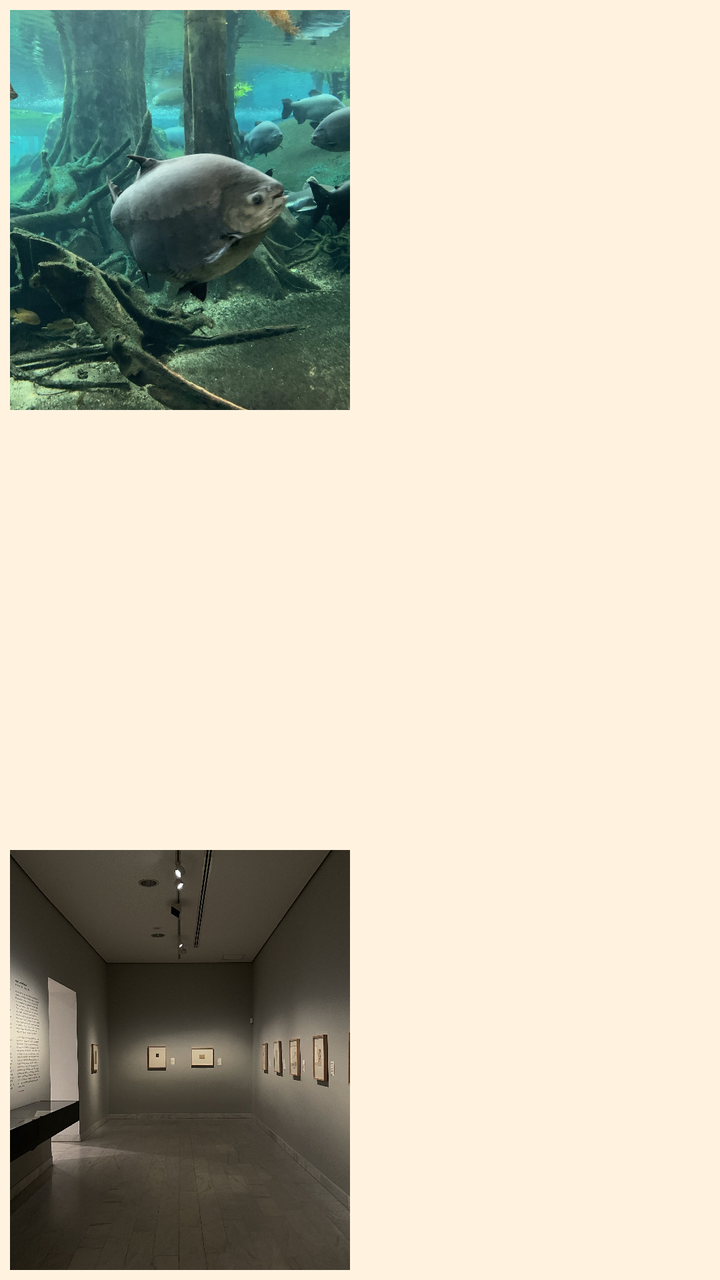
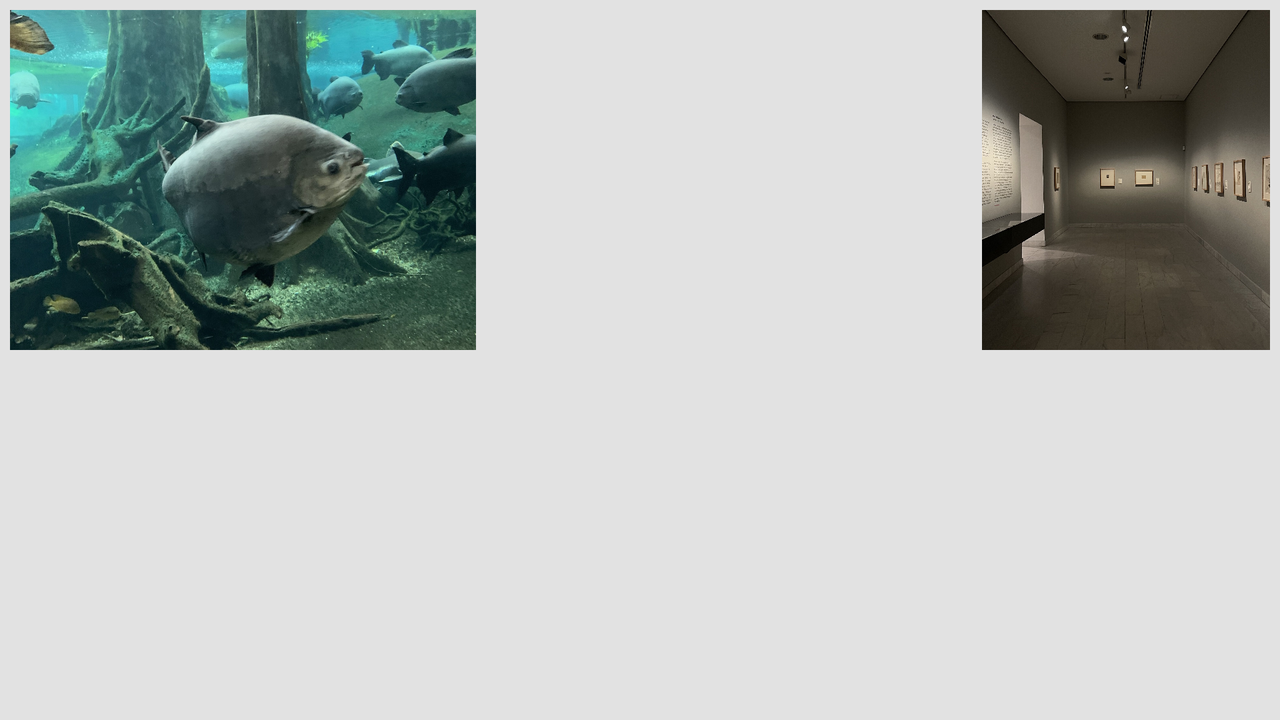

The same Android screen from two of the app's own layout files: first res/layout/ as a phone draws it, then the repository's variant for another configuration, drawn on a device whose configuration selects that folder. Both files follow.
<!-- AndroidManifest.xml: application theme Theme.Flip_and_swap_arnau -->
<!-- res/layout/activity_main.xml -->
<?xml version="1.0" encoding="utf-8"?>
<androidx.constraintlayout.widget.ConstraintLayout xmlns:android="http://schemas.android.com/apk/res/android"
    xmlns:app="http://schemas.android.com/apk/res-auto"
    xmlns:tools="http://schemas.android.com/tools"
    android:layout_width="match_parent"
    android:layout_height="match_parent"
    tools:context=".MainActivity">

    <RelativeLayout
        android:layout_width="match_parent"
        android:layout_height="match_parent"
        android:background="#fff3e0"
        app:layout_constraintStart_toStartOf="parent"
        app:layout_constraintTop_toTopOf="parent">

        <LinearLayout
            android:id="@+id/linear1"
            android:layout_width="match_parent"
            android:layout_height="wrap_content"
            android:layout_marginStart="0dp"
            android:orientation="horizontal"
            android:baselineAligned="false">

            <RelativeLayout
                android:layout_width="match_parent"
                android:layout_height="wrap_content"
                android:layout_weight="1"
                android:padding="5dp">

                <ImageView
                    android:id="@+id/image1"
                    android:layout_width="match_parent"
                    android:layout_height="200dp"
                    android:scaleType="centerCrop"
                    app:srcCompat="@drawable/cosmo_caixa" />

                <RelativeLayout
                    android:id="@+id/relative1"
                    android:layout_width="match_parent"
                    android:layout_height="200dp"
                    android:alpha="0"
                    android:background="#86FFF3E0">

                    <TextView
                        android:id="@+id/title_image1"
                        android:layout_width="wrap_content"
                        android:layout_height="wrap_content"
                        android:layout_marginStart="10dp"
                        android:layout_marginTop="50dp"
                        android:fontFamily="sans-serif-black"
                        android:text="@string/title_image1"
                        android:textColor="#090909"
                        android:textSize="16sp" />

                    <TextView
                        android:id="@+id/subtitle_image1"
                        android:layout_width="wrap_content"
                        android:layout_height="wrap_content"
                        android:layout_below="@id/title_image1"
                        android:layout_marginStart="10dp"
                        android:layout_marginTop="5dp"
                        android:fontFamily="sans-serif-medium"
                        android:text="@string/subtitle_image1"
                        android:textColor="#000000" />

                    <Button
                        android:id="@+id/button1"
                        android:layout_width="wrap_content"
                        android:layout_height="wrap_content"
                        android:layout_below="@id/subtitle_image1"
                        android:layout_marginStart="20dp"
                        android:layout_marginTop="10dp"
                        android:backgroundTint="#FFE8C4"
                        android:text="@string/buttons"
                        android:textColor="#4E4E4E"
                        tools:ignore="DuplicateSpeakableTextCheck" />
                </RelativeLayout>

            </RelativeLayout>

            <RelativeLayout
                android:layout_width="match_parent"
                android:layout_height="wrap_content"
                android:layout_weight="1"
                android:padding="5dp">

                <ImageView
                    android:id="@+id/image2"
                    android:layout_width="match_parent"
                    android:layout_height="200dp"
                    android:scaleType="centerCrop"
                    app:srcCompat="@drawable/jardi_botanic" />

                <RelativeLayout
                    android:id="@+id/relative2"
                    android:layout_width="match_parent"
                    android:layout_height="200dp"
                    android:alpha="0"
                    android:background="#86FFF3E0">

                    <TextView
                        android:id="@+id/title_image2"
                        android:layout_width="wrap_content"
                        android:layout_height="wrap_content"
                        android:layout_marginStart="10dp"
                        android:layout_marginTop="50dp"
                        android:fontFamily="sans-serif-black"
                        android:text="@string/title_image2"
                        android:textColor="#090909"
                        android:textSize="16sp" />

                    <TextView
                        android:id="@+id/subtitle_image2"
                        android:layout_width="wrap_content"
                        android:layout_height="wrap_content"
                        android:layout_below="@id/title_image2"
                        android:layout_marginStart="10dp"
                        android:layout_marginTop="5dp"
                        android:fontFamily="sans-serif-medium"
                        android:text="@string/subtitle_image2"
                        android:textColor="#000000" />

                    <Button
                        android:id="@+id/button2"
                        android:layout_width="wrap_content"
                        android:layout_height="wrap_content"
                        android:layout_below="@id/subtitle_image2"
                        android:layout_marginStart="20dp"
                        android:layout_marginTop="10dp"
                        android:backgroundTint="#FFE8C4"
                        android:text="@string/buttons"
                        android:textColor="#4E4E4E" />
                </RelativeLayout>

            </RelativeLayout>
        </LinearLayout>

        <LinearLayout
            android:id="@+id/linear2"
            android:layout_width="match_parent"
            android:layout_height="wrap_content"
            android:layout_below="@id/linear1"
            android:orientation="horizontal"
            android:baselineAligned="false">

            <RelativeLayout
                android:layout_width="0dp"
                android:layout_height="match_parent"
                android:layout_weight="1"
                android:padding="5dp">

                <ImageView
                    android:id="@+id/image3"
                    android:layout_width="wrap_content"
                    android:layout_height="200dp"
                    android:scaleType="centerCrop"
                    app:srcCompat="@drawable/teatre_grec" />

                <RelativeLayout
                    android:id="@+id/relative3"
                    android:layout_width="match_parent"
                    android:layout_height="200dp"
                    android:alpha="0"
                    android:background="#86FFF3E0">

                    <TextView
                        android:id="@+id/title_image3"
                        android:layout_width="wrap_content"
                        android:layout_height="wrap_content"
                        android:layout_centerInParent="false"
                        android:layout_centerHorizontal="true"
                        android:layout_marginStart="10dp"
                        android:layout_marginTop="50dp"
                        android:fontFamily="sans-serif-black"
                        android:text="@string/title_image3"
                        android:textColor="#090909"
                        android:textSize="16sp" />

                    <TextView
                        android:id="@+id/subtitle_image3"
                        android:layout_width="wrap_content"
                        android:layout_height="wrap_content"
                        android:layout_below="@id/title_image3"
                        android:layout_centerHorizontal="true"
                        android:layout_marginStart="10dp"
                        android:layout_marginTop="5dp"
                        android:fontFamily="sans-serif-medium"
                        android:text="@string/subtitle_image3"
                        android:textColor="#000000" />

                    <Button
                        android:id="@+id/button3"
                        android:layout_width="wrap_content"
                        android:layout_height="wrap_content"
                        android:layout_below="@id/subtitle_image3"
                        android:layout_centerHorizontal="true"
                        android:layout_marginStart="20dp"
                        android:layout_marginTop="10dp"
                        android:backgroundTint="#FFE8C4"
                        android:text="@string/buttons"
                        android:textColor="#4E4E4E" />

                </RelativeLayout>

            </RelativeLayout>
        </LinearLayout>

        <LinearLayout
            android:id="@+id/linear3"
            android:layout_width="match_parent"
            android:layout_height="wrap_content"
            android:layout_below="@id/linear2"
            android:orientation="horizontal"
            android:baselineAligned="false">

            <RelativeLayout
                android:layout_width="0dp"
                android:layout_height="wrap_content"
                android:layout_weight="1"
                android:padding="5dp">

                <ImageView
                    android:id="@+id/image4"
                    android:layout_width="match_parent"
                    android:layout_height="wrap_content"
                    android:scaleType="centerCrop"
                    app:srcCompat="@drawable/museu_picasso" />

                <RelativeLayout
                    android:id="@+id/relative4"
                    android:layout_width="match_parent"
                    android:layout_height="match_parent"
                    android:alpha="0"
                    android:background="#86FFF3E0">

                    <TextView
                        android:id="@+id/title_image4"
                        android:layout_width="wrap_content"
                        android:layout_height="wrap_content"
                        android:layout_marginStart="10dp"
                        android:layout_marginTop="50dp"
                        android:fontFamily="sans-serif-black"
                        android:text="@string/title_image4"
                        android:textColor="#090909"
                        android:textSize="16sp" />

                    <TextView
                        android:id="@+id/subtitle_image4"
                        android:layout_width="wrap_content"
                        android:layout_height="wrap_content"
                        android:layout_below="@id/title_image4"
                        android:layout_centerHorizontal="false"
                        android:layout_marginStart="10dp"
                        android:layout_marginTop="5dp"
                        android:fontFamily="sans-serif-medium"
                        android:text="@string/subtitle_image4"
                        android:textColor="#000000" />

                    <Button
                        android:id="@+id/button4"
                        android:layout_width="wrap_content"
                        android:layout_height="wrap_content"
                        android:layout_below="@id/subtitle_image4"
                        android:layout_centerHorizontal="false"
                        android:layout_marginStart="20dp"
                        android:layout_marginTop="10dp"
                        android:backgroundTint="#FFE8C4"
                        android:text="@string/buttons"
                        android:textColor="#4E4E4E" />

                </RelativeLayout>

            </RelativeLayout>

            <RelativeLayout
                android:layout_width="0dp"
                android:layout_height="match_parent"
                android:layout_weight="1"
                android:padding="5dp">

                <ImageView
                    android:id="@+id/image5"
                    android:layout_width="wrap_content"
                    android:layout_height="wrap_content"
                    android:scaleType="centerCrop"
                    app:srcCompat="@drawable/museu_del_disseny" />

                <RelativeLayout
                    android:id="@+id/relative5"
                    android:layout_width="match_parent"
                    android:layout_height="match_parent"
                    android:alpha="0"
                    android:background="#86FFF3E0">

                    <TextView
                        android:id="@+id/title_image5"
                        android:layout_width="wrap_content"
                        android:layout_height="wrap_content"
                        android:layout_marginStart="10dp"
                        android:layout_marginTop="50dp"
                        android:fontFamily="sans-serif-black"
                        android:text="@string/title_image5"
                        android:textColor="#090909"
                        android:textSize="16sp" />

                    <TextView
                        android:id="@+id/subtitle_image5"
                        android:layout_width="wrap_content"
                        android:layout_height="wrap_content"
                        android:layout_below="@id/title_image5"
                        android:layout_centerHorizontal="false"
                        android:layout_marginStart="10dp"
                        android:layout_marginTop="5dp"
                        android:fontFamily="sans-serif-medium"
                        android:text="@string/subtitle_image5"
                        android:textColor="#000000" />

                    <Button
                        android:id="@+id/button5"
                        android:layout_width="wrap_content"
                        android:layout_height="wrap_content"
                        android:layout_below="@id/subtitle_image5"
                        android:layout_centerHorizontal="false"
                        android:layout_marginStart="20dp"
                        android:layout_marginTop="10dp"
                        android:backgroundTint="#FFE8C4"
                        android:text="@string/buttons"
                        android:textColor="#4E4E4E" />

                </RelativeLayout>

            </RelativeLayout>
        </LinearLayout>
    </RelativeLayout>
</androidx.constraintlayout.widget.ConstraintLayout>
<!-- resources referenced by this layout -->
<resources>
  <!-- drawable cosmo_caixa: jpg bitmap (drawable, 812098 bytes) -->
  <!-- drawable museu_picasso: jpg bitmap (drawable, 1008702 bytes) -->
  <string name="buttons">VISITAR</string>
  <string name="subtitle_image1">+INFO: 932 12 60 50</string>
  <string name="subtitle_image2">+INFO: 932 56 41 60</string>
  <string name="subtitle_image3">+INFO: 933 161 000</string>
  <string name="subtitle_image4">+INFO: 932 56 30 00</string>
  <string name="subtitle_image5">+INFO: 932 56 68 00</string>
  <string name="title_image1">Cosmo Caixa</string>
  <string name="title_image2">Jardí Botànic</string>
  <string name="title_image3">Jardins del Teatre Grec</string>
  <string name="title_image4">Museu Picasso</string>
  <string name="title_image5">Museu del Disseny</string>
  <style name="Theme.Flip_and_swap_arnau" parent="Theme.MaterialComponents.DayNight.DarkActionBar">
          
          <item name="colorPrimary">@color/primaryColor</item>
          <item name="colorPrimaryVariant">@color/primaryDarkColor</item>
          <item name="colorOnPrimary">#781C00</item>
          
          <item name="colorSecondary">@color/secondaryColor</item>
          <item name="colorSecondaryVariant">@color/secondaryDarkColor</item>
          <item name="colorOnSecondary">#FFD085</item>
          
          <item name="android:statusBarColor" tools:targetApi="l">?attr/colorPrimaryVariant</item>
          
      </style>
  <color name="primaryColor">#f57f17</color>
  <color name="primaryDarkColor">#bc5100</color>
  <color name="secondaryColor">#ffb74d</color>
  <color name="secondaryDarkColor">#c88719</color>
</resources>
<!-- res/layout-land/activity_main.xml (the repository's variant of the layout above) -->
<!-- drawn on the phone turned sideways -->
<?xml version="1.0" encoding="utf-8"?>
<androidx.constraintlayout.widget.ConstraintLayout xmlns:android="http://schemas.android.com/apk/res/android"
    xmlns:app="http://schemas.android.com/apk/res-auto"
    xmlns:tools="http://schemas.android.com/tools"
    android:layout_width="match_parent"
    android:layout_height="match_parent"
    tools:context=".MainActivity">

    <RelativeLayout
        android:layout_width="match_parent"
        android:layout_height="match_parent"
        android:background="#DADDDDDD"
        app:layout_constraintStart_toStartOf="parent"
        app:layout_constraintTop_toTopOf="parent">

        <LinearLayout
            android:id="@+id/linear1"
            android:layout_width="243dp"
            android:layout_height="match_parent"
            android:orientation="vertical">

            <RelativeLayout
                android:layout_width="match_parent"
                android:layout_height="match_parent"
                android:layout_weight="1"
                android:padding="5dp">

                <ImageView
                    android:id="@+id/image1"
                    android:layout_width="match_parent"
                    android:layout_height="match_parent"
                    android:scaleType="centerCrop"
                    app:srcCompat="@drawable/cosmo_caixa" />

                <RelativeLayout
                    android:id="@+id/relative1"
                    android:layout_width="match_parent"
                    android:layout_height="200dp"
                    android:alpha="0"
                    android:background="#86FFF3E0">

                    <TextView
                        android:id="@+id/title_image1"
                        android:layout_width="wrap_content"
                        android:layout_height="wrap_content"
                        android:layout_marginStart="10dp"
                        android:layout_marginTop="50dp"
                        android:fontFamily="sans-serif-black"
                        android:text="@string/title_image1"
                        android:textColor="#090909"
                        android:textSize="16sp" />

                    <TextView
                        android:id="@+id/subtitle_image1"
                        android:layout_width="wrap_content"
                        android:layout_height="wrap_content"
                        android:layout_below="@id/title_image1"
                        android:layout_marginStart="10dp"
                        android:layout_marginTop="5dp"
                        android:fontFamily="sans-serif-medium"
                        android:text="@string/subtitle_image1"
                        android:textColor="#000000" />

                    <Button
                        android:id="@+id/button1"
                        android:layout_width="wrap_content"
                        android:layout_height="wrap_content"
                        android:layout_below="@id/subtitle_image1"
                        android:layout_marginStart="20dp"
                        android:layout_marginTop="10dp"
                        android:backgroundTint="#FFE8C4"
                        android:text="@string/buttons"
                        android:textColor="#4E4E4E"
                        tools:ignore="DuplicateSpeakableTextCheck" />
                </RelativeLayout>

            </RelativeLayout>

            <RelativeLayout
                android:layout_width="match_parent"
                android:layout_height="match_parent"
                android:layout_weight="1"
                android:padding="5dp">

                <ImageView
                    android:id="@+id/image2"
                    android:layout_width="match_parent"
                    android:layout_height="match_parent"
                    android:scaleType="centerCrop"
                    app:srcCompat="@drawable/jardi_botanic" />

                <RelativeLayout
                    android:id="@+id/relative2"
                    android:layout_width="match_parent"
                    android:layout_height="200dp"
                    android:alpha="0"
                    android:background="#86FFF3E0">

                    <TextView
                        android:id="@+id/title_image2"
                        android:layout_width="wrap_content"
                        android:layout_height="wrap_content"
                        android:layout_marginStart="10dp"
                        android:layout_marginTop="50dp"
                        android:fontFamily="sans-serif-black"
                        android:text="@string/title_image2"
                        android:textColor="#090909"
                        android:textSize="16sp" />

                    <TextView
                        android:id="@+id/subtitle_image2"
                        android:layout_width="wrap_content"
                        android:layout_height="wrap_content"
                        android:layout_below="@id/title_image2"
                        android:layout_marginStart="10dp"
                        android:layout_marginTop="5dp"
                        android:fontFamily="sans-serif-medium"
                        android:text="@string/subtitle_image2"
                        android:textColor="#000000" />

                    <Button
                        android:id="@+id/button2"
                        android:layout_width="wrap_content"
                        android:layout_height="wrap_content"
                        android:layout_below="@id/subtitle_image2"
                        android:layout_marginStart="20dp"
                        android:layout_marginTop="10dp"
                        android:backgroundTint="#FFE8C4"
                        android:text="@string/buttons"
                        android:textColor="#4E4E4E" />
                </RelativeLayout>

            </RelativeLayout>
        </LinearLayout>

        <LinearLayout
            android:id="@+id/linear2"
            android:layout_width="243dp"
            android:layout_height="match_parent"
            android:layout_toEndOf="@id/linear1"
            android:orientation="vertical">

            <RelativeLayout
                android:layout_width="match_parent"
                android:layout_height="0dp"
                android:layout_weight="1"
                android:padding="5dp">

                <ImageView
                    android:id="@+id/image3"
                    android:layout_width="wrap_content"
                    android:layout_height="match_parent"
                    android:scaleType="centerCrop"
                    app:srcCompat="@drawable/teatre_grec" />

                <RelativeLayout
                    android:id="@+id/relative3"
                    android:layout_width="match_parent"
                    android:layout_height="match_parent"
                    android:alpha="0"
                    android:background="#86FFF3E0">

                    <TextView
                        android:id="@+id/title_image3"
                        android:layout_width="wrap_content"
                        android:layout_height="wrap_content"
                        android:layout_centerInParent="false"
                        android:layout_centerHorizontal="true"
                        android:layout_marginStart="10dp"
                        android:layout_marginTop="50dp"
                        android:fontFamily="sans-serif-black"
                        android:text="@string/title_image3"
                        android:textColor="#090909"
                        android:textSize="16sp" />

                    <TextView
                        android:id="@+id/subtitle_image3"
                        android:layout_width="wrap_content"
                        android:layout_height="wrap_content"
                        android:layout_below="@id/title_image3"
                        android:layout_centerHorizontal="true"
                        android:layout_marginStart="10dp"
                        android:layout_marginTop="5dp"
                        android:fontFamily="sans-serif-medium"
                        android:text="@string/subtitle_image3"
                        android:textColor="#000000" />

                    <Button
                        android:id="@+id/button3"
                        android:layout_width="wrap_content"
                        android:layout_height="wrap_content"
                        android:layout_below="@id/subtitle_image3"
                        android:layout_centerHorizontal="true"
                        android:layout_marginStart="20dp"
                        android:layout_marginTop="10dp"
                        android:backgroundTint="#FFE8C4"
                        android:text="@string/buttons"
                        android:textColor="#4E4E4E" />

                </RelativeLayout>

            </RelativeLayout>
        </LinearLayout>

        <LinearLayout
            android:id="@+id/linear3"
            android:layout_width="243dp"
            android:layout_height="match_parent"
            android:layout_alignParentEnd="true"
            android:layout_toEndOf="@id/linear2"
            android:baselineAligned="false"
            android:orientation="vertical">

            <RelativeLayout
                android:layout_width="match_parent"
                android:layout_height="match_parent"
                android:layout_weight="1"
                android:padding="5dp">

                <ImageView
                    android:id="@+id/image4"
                    android:layout_width="match_parent"
                    android:layout_height="wrap_content"
                    android:scaleType="centerCrop"
                    app:srcCompat="@drawable/museu_picasso" />

                <RelativeLayout
                    android:id="@+id/relative4"
                    android:layout_width="match_parent"
                    android:layout_height="match_parent"
                    android:alpha="0"
                    android:background="#86FFF3E0">

                    <TextView
                        android:id="@+id/title_image4"
                        android:layout_width="wrap_content"
                        android:layout_height="wrap_content"
                        android:layout_marginStart="10dp"
                        android:layout_marginTop="50dp"
                        android:fontFamily="sans-serif-black"
                        android:text="@string/title_image4"
                        android:textColor="#090909"
                        android:textSize="16sp" />

                    <TextView
                        android:id="@+id/subtitle_image4"
                        android:layout_width="wrap_content"
                        android:layout_height="wrap_content"
                        android:layout_below="@id/title_image4"
                        android:layout_centerHorizontal="false"
                        android:layout_marginStart="10dp"
                        android:layout_marginTop="5dp"
                        android:fontFamily="sans-serif-medium"
                        android:text="@string/subtitle_image4"
                        android:textColor="#000000" />

                    <Button
                        android:id="@+id/button4"
                        android:layout_width="wrap_content"
                        android:layout_height="wrap_content"
                        android:layout_below="@id/subtitle_image4"
                        android:layout_centerHorizontal="false"
                        android:layout_marginStart="20dp"
                        android:layout_marginTop="10dp"
                        android:backgroundTint="#FFE8C4"
                        android:text="@string/buttons"
                        android:textColor="#4E4E4E" />

                </RelativeLayout>

            </RelativeLayout>

            <RelativeLayout
                android:layout_width="match_parent"
                android:layout_height="match_parent"
                android:layout_weight="1"
                android:padding="5dp">

                <ImageView
                    android:id="@+id/image5"
                    android:layout_width="wrap_content"
                    android:layout_height="wrap_content"
                    android:scaleType="centerCrop"
                    app:srcCompat="@drawable/museu_del_disseny" />

                <RelativeLayout
                    android:id="@+id/relative5"
                    android:layout_width="match_parent"
                    android:layout_height="match_parent"
                    android:alpha="0"
                    android:background="#86FFF3E0">

                    <TextView
                        android:id="@+id/title_image5"
                        android:layout_width="wrap_content"
                        android:layout_height="wrap_content"
                        android:layout_marginStart="10dp"
                        android:layout_marginTop="50dp"
                        android:fontFamily="sans-serif-black"
                        android:text="@string/title_image5"
                        android:textColor="#090909"
                        android:textSize="16sp" />

                    <TextView
                        android:id="@+id/subtitle_image5"
                        android:layout_width="wrap_content"
                        android:layout_height="wrap_content"
                        android:layout_below="@id/title_image5"
                        android:layout_centerHorizontal="false"
                        android:layout_marginStart="10dp"
                        android:layout_marginTop="5dp"
                        android:fontFamily="sans-serif-medium"
                        android:text="@string/subtitle_image5"
                        android:textColor="#000000" />

                    <Button
                        android:id="@+id/button5"
                        android:layout_width="wrap_content"
                        android:layout_height="wrap_content"
                        android:layout_below="@id/subtitle_image5"
                        android:layout_centerHorizontal="false"
                        android:layout_marginStart="20dp"
                        android:layout_marginTop="10dp"
                        android:backgroundTint="#FFE8C4"
                        android:text="@string/buttons"
                        android:textColor="#4E4E4E" />

                </RelativeLayout>

            </RelativeLayout>
        </LinearLayout>
    </RelativeLayout>
</androidx.constraintlayout.widget.ConstraintLayout>
